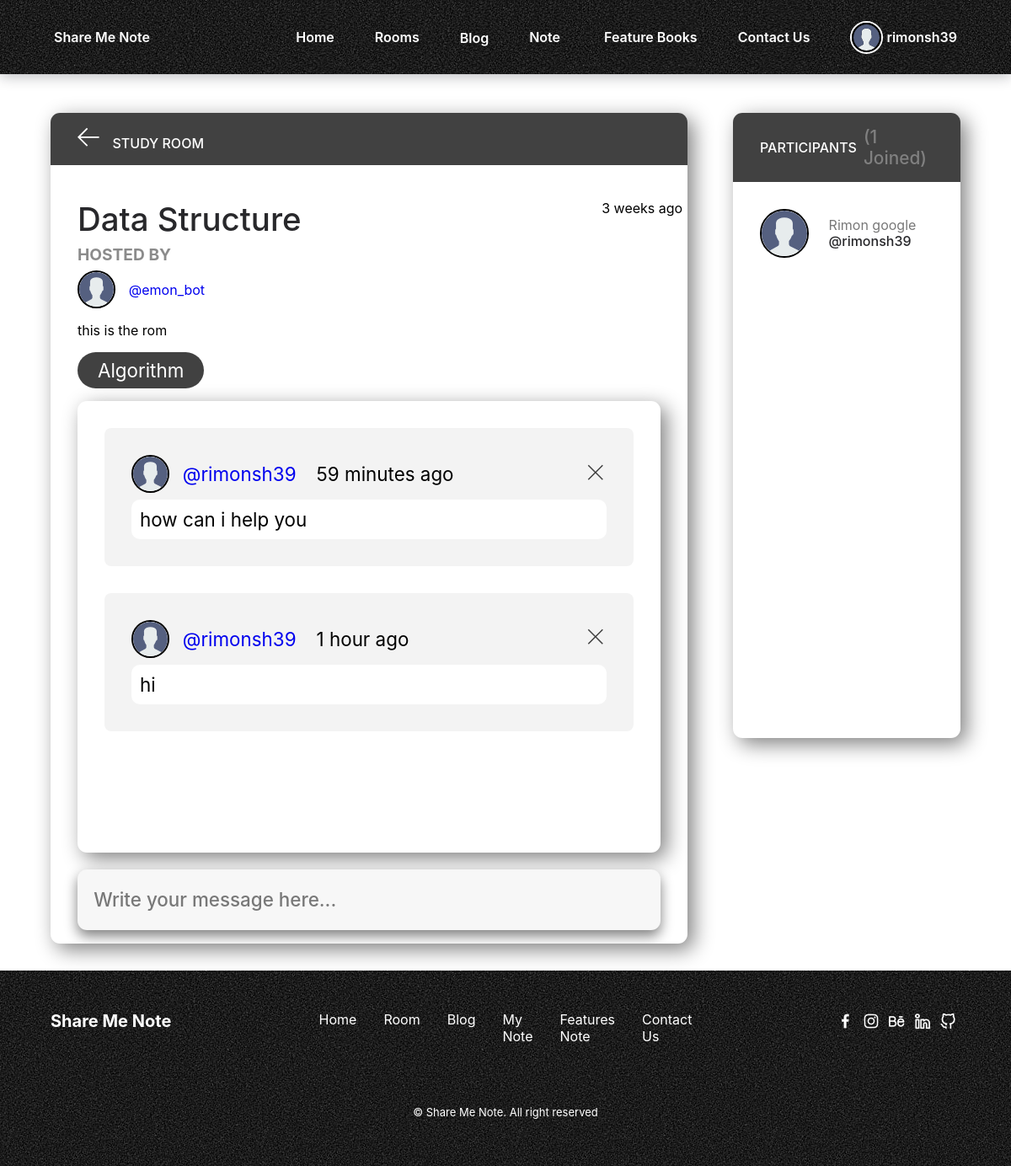
The page /rooms/room/5/ (signed in) on the database its author committed.
### base/models.py (models this page shows, shortened)
class User(AbstractUser):
    name = models.CharField(max_length=200, null=True)
    email = models.EmailField(unique=True, null=True)
    bio = models.TextField(null=True)
    avatar = models.ImageField(null=True, default="avatar.svg")
    USERNAME_FIELD = 'email'
    REQUIRED_FIELDS = []

class Room(models.Model):
    host = models.ForeignKey(User, on_delete=models.SET_NULL, null=True)
    topic = models.ForeignKey(Topic, on_delete=models.SET_NULL, null=True)
    name = models.CharField(max_length=200)
    description = models.TextField(null=True, blank=True)
    participants = models.ManyToManyField(
        User, related_name='participants', blank=True)
    updated = models.DateTimeField(auto_now=True)
    created = models.DateTimeField(auto_now_add=True)
    class Meta:
        ordering = ['-updated', '-created']

class Topic(models.Model):
    name = models.CharField(max_length=200)
    def __str__(self):
        return self.name

class Message(models.Model):
    user = models.ForeignKey(User, on_delete=models.CASCADE)
    room = models.ForeignKey(Room, on_delete=models.CASCADE)
    body = models.TextField()
    updated = models.DateTimeField(auto_now=True)
    created = models.DateTimeField(auto_now_add=True)
    class Meta:
        ordering = ['-updated', '-created']

### base/views.py (the view, shortened to what this page needs)
# urls.py: path('room/<str:pk>/', views.room, name="room"),
@login_required(login_url='login')
def room(request, pk):
    room = Room.objects.get(id=pk)
    room_messages = room.message_set.all()
    participants = room.participants.all()
    context = {'room': room, 'room_messages': room_messages,
               'participants': participants}
    return render(request, 'base/room.html', context)

### base/templates/base/room.html (shortened to what this page needs)
{% extends 'main.html' %} {% block content %}
<main class="profile-page layout roomlayout--2">
  <div class="container">
    <div class="room">
      <div class="room__top">
        <div class="room__topLeft">
          <a href="{% url 'rooms' %}">
            <svg
              version="1.1"
              xmlns="http://www.w3.org/2000/svg"
              width="32"
              height="32"
              viewBox="0 0 32 32"
            >
              <title>arrow-left</title>
              <path
                d="M13.723 2.286l-13.723 13.714 13.719 13.714 1.616-1.611-10.96-10.96h27.625v-2.286h-27.625l10.965-10.965-1.616-1.607z"
              ></path>
            </svg>
          </a>
          <h3>Study Room</h3>
        </div>
      </div>
      <div class="room__box scroll">
        <div class="room__header scroll">
          <div class="room__info">
            <h3>{{room.name}}</h3>
            <span>{{room.created|timesince}} ago</span>
          </div>
          <div class="room__hosted">
            <p>Hosted By</p>
            <a
              href="{% url 'user-profile' room.host.id %}"
              class="room__author"
            >
              <div class="avatar avatar--small">
                <img src="{{room.host.avatar.url}}" />
              </div>
              <span>@{{room.host.username}}</span>
            </a>
          </div>
          <div class="room__details">{{room.description}}</div>
          <span class="room__topics">{{room.topic}}</span>
        </div>
        <div class="room__conversation">
          <div class="threads scroll">
            {% for message in room_messages %}
            <div class="thread">
              <div class="thread__top">
                <div class="thread__author">
                  <a
                    href="{% url 'user-profile' message.user.id %}"
                    class="thread__authorInfo"
                  >
                    <div class="avatar avatar--small">
                      <img src="{{message.user.avatar.url}}" />
                    </div>
                    <span>@{{message.user.username}}</span>
                  </a>
                  <span class="thread__date"
                    >{{message.created|timesince}} ago</span
                  >
                </div>
                {% if request.user == message.user %}
                <a href="{% url 'delete-message' message.id %}">
                  <div class="thread__delete">
                    <svg
                      version="1.1"
                      xmlns="http://www.w3.org/2000/svg"
                      width="32"
                      height="32"
                      viewBox="0 0 32 32"
                    >
                      <title>remove</title>
                      <path
                        d="M27.314 6.019l-1.333-1.333-9.98 9.981-9.981-9.981-1.333 1.333 9.981 9.981-9.981 9.98 1.333 1.333 9.981-9.98 9.98 9.98 1.333-1.333-9.98-9.98 9.98-9.981z"
                      ></path>
                    </svg>
                  </div>
                </a>
                {% endif %}
              </div>
              <div class="thread__details">{{message.body}}</div>
            </div>
            {% endfor %}
          </div>
        </div>
      </div>
      {% if request.user.is_authenticated%}
      <div class="room__message">
        <form action="" method="POST">
          <input name="body" placeholder="Write your message here..." />
        </form>
      </div>
      {% endif %}
    </div>
    <div class="participants">
      <h3 class="participants__top">
        Participants <span>({{participants.count}} Joined)</span>
      </h3>
      <div class="participants__list scroll">
        {% for user in participants %}
        <a href="{%  url 'user-profile' user.id %}" class="participant">
          <div class="avatar avatar--medium">
            <img src="{{user.avatar.url}}" />
          </div>
          <p>
            {{user.name}}
            <span>@{{user.username}}</span>
          </p>
        </a>
        {% endfor %}
      </div>
    </div>
  </div>
</main>
{% endblock content %}

### templates/navbar.html (shortened to what this page needs)
{% load static %}
<header class="header">
  <nav class="nav container">
    <div class="nav__data">
      <a href="{% url 'note' %}" class="nav__logo">
         Share Me Note
     </a>
    </div>
    <div class="nav__menu" id="nav-menu">
      <ul class="nav__list">
        <li><a href="{% url 'note' %}" class="nav__link">Home</a></li>
        <li><a href="{% url 'rooms' %}" class="nav__link">Rooms</a></li>
        <li class="dropdown__item">
          <div class="nav__link">
           <a > Blog </a>
          </div>
        </li>
        <li class="dropdown__item">
          <div class="nav__link">
            Note
          </div>
        </li>
        <li><a href="{% url "products:product-list" %}" class="nav__link">Feature Books</a></li>
        <li><a href="{% url "contact" %}" class="nav__link">Contact Us</a></li>
        {% if request.user.is_authenticated %}
        <li class="dropdown__item">
          <div class="nav__link">
            <div
              style="border-radius: 50%; border: 2px solid white"
              class="avatar avatar--medium active"
            >
              <img style="width:35px; height: 35px;" src="{{request.user.avatar.url}}" />
            </div>
            <a
              class="nav__link"
              style="color: white"
              href="{% url 'update-user' %}"
            >
              {{request.user.username}}
            </a>
          </div>
          {% endif %}
        </li>
      </ul>
    </div>
  </nav>
</header>

### rows shown on the page
User: user.avatar (placeholder picture), user.username "rimonsh39", avatar (placeholder picture), name "Rimon google", username "rimonsh39"
Room: name "Data Structure", created "3 weeks", host.avatar (placeholder picture), host.username "emon_bot", description "this is the rom", topic "Algorithm"
Message: user.avatar (placeholder picture), user.username "rimonsh39", created "59 minutes", body "how can i help you"
Message: user.avatar (placeholder picture), user.username "rimonsh39", created "1 hour", body "hi"

### other values the page prints
{{ participants.count }} "1"
